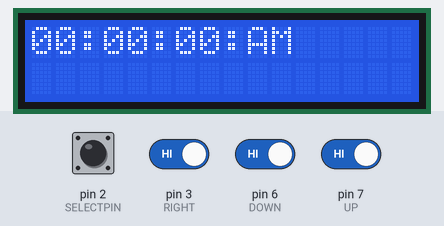
A sketch run on a simulated Arduino Uno, built with avr-gcc and run on an emulated ATmega328P. On the bench: 16×2 character LCD. Inputs (shaded band) come from the test bench; at power-on: pin 2 (SELECTPIN), pin 3 (RIGHT), pin 6 (DOWN), pin 7 (UP) HIGH.

Above: at 0.11 s.
At 1.26 s:
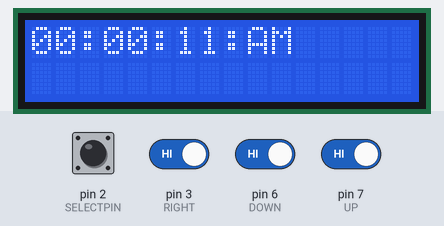
1.3 s: pin 2 (SELECTPIN) pulled LOW for 0.15 s
At 2.1 s:
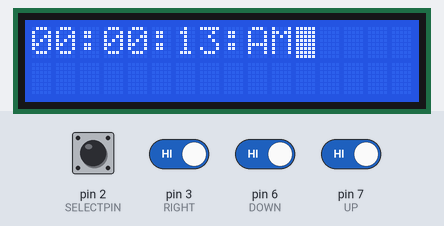
2.9 s: pin 2 (SELECTPIN) driven LOW and pin 6 (DOWN) driven LOW
5.9 s: pin 3 (RIGHT) driven LOW and pin 7 (UP) driven LOW
11.9 s: pin 6 (DOWN) driven HIGH
14.9 s: pin 6 (DOWN) driven LOW
17.9 s: pin 7 (UP) driven HIGH
Timing chart, 0 to 20.9 s (numbered marks = the images above; inputs shaded):
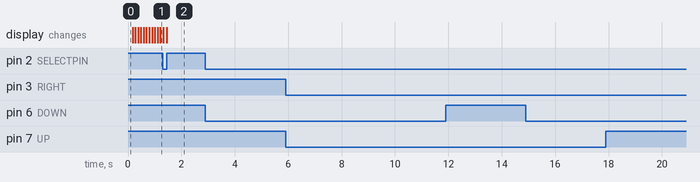

The sketch:

DigitalClock.ino
```cpp
#include <LiquidCrystal.h>

#define SELECTPIN 2
#define UP 7
#define DOWN 6
#define RIGHT 3
#define LEFT 0

LiquidCrystal lcd(12, 11, 5, 4, 10, 8);

int hours = 0;
int minutes = 0;
int seconds = 0;
boolean AM = true;
String cl = "AM";
String clockNow = "";
int index = -1;
boolean setMode = false;

void setup() {
  Serial.begin(9600);
  lcd.begin(16, 2);
  pinMode(SELECTPIN, INPUT_PULLUP);
  pinMode(UP, INPUT_PULLUP);
  pinMode(DOWN, INPUT_PULLUP);
  pinMode(RIGHT, INPUT_PULLUP);
  pinMode(LEFT, INPUT_PULLUP);
  clockNow = String(hours / 10)+String( hours % 10 )+":"+String(minutes / 10)+String( minutes % 10 )+":"+String(seconds / 10)+String( seconds % 10 )+":"+cl;
  lcd.print(clockNow);
  attachInterrupt(digitalPinToInterrupt(SELECTPIN),selection,RISING );  //  function for creating external interrupts at pin2 on Rising (LOW to HIGH)
  attachInterrupt(digitalPinToInterrupt(RIGHT),incrementIndex,RISING );  //  function for creating external interrupts at pin2 on Rising (LOW to HIGH)
}

void loop() {
  delay(100);
  seconds++;
  if(seconds > 60){
    seconds = 0;
    minutes++;
  }
  if(minutes > 60){
    minutes = 0;
    hours ++;
  }
  if(hours > 12){
    hours = 0;
    AM = !AM;
    if(AM)
      cl = "AM";
    else
      cl = "PM";
  }
  displayClockNow();
}

void displayClockNow(){
  clockNow = String(hours / 10)+String( hours % 10 )+":"+String(minutes / 10)+String( minutes % 10 )+":"+String(seconds / 10)+String( seconds % 10 )+":"+cl;
  lcd.clear();
  lcd.print(clockNow);
}

void selection(){
   setMode = true;

   displayClockNow();
  lcd.blink();
   SetMode();
}

void incrementIndex(){
  if(!setMode) return;
  index++;
  if (index > 10){
    index = -1;
    setMode = false;
    return;
  }
}
void decrementIndex(){
  if(!setMode) return;
  index--;
  if (index <0){
    index = 0;
  }
}


void SetMode(){
  if(!setMode) return;
  if (digitalRead(UP) == 0){
    increment();
    displayClockNow();
  }
  if (digitalRead(DOWN) == 0){
    decrement();
    displayClockNow();
  }
  SetMode();
}

void increment(){
  if (!setMode) return;

  if (index == 9 ||index == 10) AM = !AM;
  else if (index == 7) seconds++;
  else if (index == 6) seconds+=10;
  else if (index == 4) minutes++;
  else if (index == 3) minutes+=10;
  else if (index == 1) hours++;
  else if (index == 0) hours+=10;
  checkUP();
}

void decrement(){
  if (!setMode) return;

  if (index == 9 ||index == 10) AM = !AM;
  else if (index == 7) seconds--;
  else if (index == 6) seconds-=10;
  else if (index == 4) minutes--;
  else if (index == 3) minutes-=10;
  else if (index == 1) hours--;
  else if (index == 0) hours-=10;

  checkDown();
}

void checkDown(){
  if (seconds<0) seconds = 0;
  else if (hours<0)  hours = 0;
  else if (minutes<0) minutes = 0;

  AM?cl = "AM":cl = "PM";
}
void checkUP(){
  if (seconds>60) seconds = 0;
  else if (hours>12)  hours = 0;
  else if (minutes>60) minutes = 0;

  AM?cl = "AM":cl = "PM";
}
```

Measured:
- after the input at 2.9 s, every drawn part: stays the same
- after the input at 5.9 s, every drawn part: stays the same
- after the input at 11.9 s, every drawn part: stays the same
- after the input at 14.9 s, every drawn part: stays the same
- after the input at 17.9 s, every drawn part: stays the same
